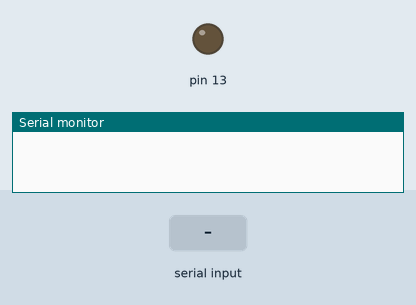
Bench run of a sketch on a simulated Arduino Uno, built with avr-gcc and run on an emulated ATmega328P. Parts: output pins drawn as LEDs (lit = HIGH), the last lines printed to the serial monitor. The inputs (shaded band) are chosen by the test bench.

Above: at 1.2 s.
1.3 s: "ledon" received over the second serial link
At 1.9 s:
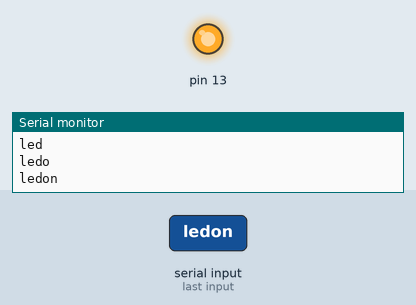
2.8 s: "ledoff" received over the second serial link
At 3.1 s:
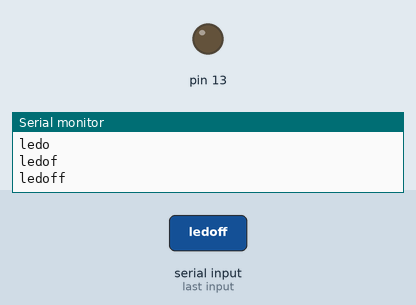
Timing chart, 0 to 5.8 s (numbered marks = the images above; inputs shaded):
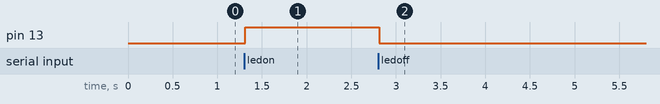

The sketch:

Bluetooth_String.ino
```cpp
#include <SoftwareSerial.h>
SoftwareSerial bt (7, 8);
char c;
String data;

void setup() {
  Serial.begin(9600);
  bt.begin(9600);
  pinMode(13, OUTPUT);
}

void loop() {
  while (bt.available() > 0) {
    c = bt.read();
    delay(2);
    data += c;
    Serial.println(data);
  }
  if (data.length() > 0) {
    if (data == "ledon") {
      digitalWrite (13, HIGH);
    }
    if (data == "ledoff") {
      digitalWrite (13, LOW);
    }
    data = "";// add somthing to clear the data string after processing it
  }
}
```

Measured:
- after the input at 1.3 s, pin 13: LOW → HIGH at once
- after the input at 2.8 s, pin 13: HIGH → LOW at once
